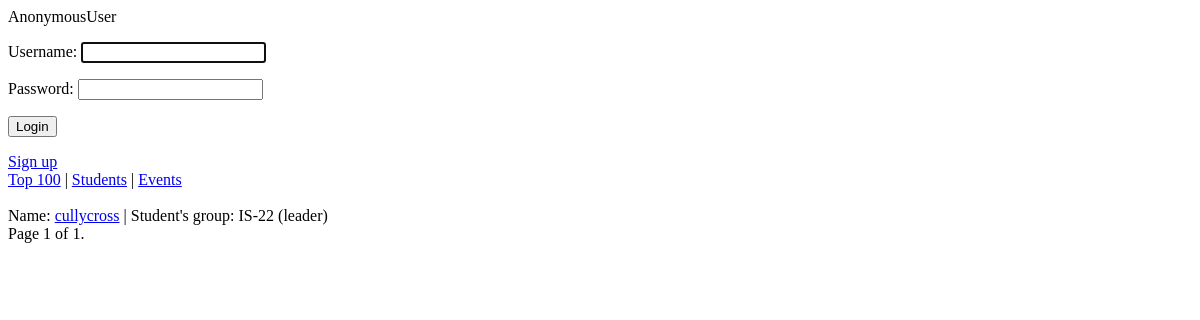
Page /students/?page=3 on the earlier database version.
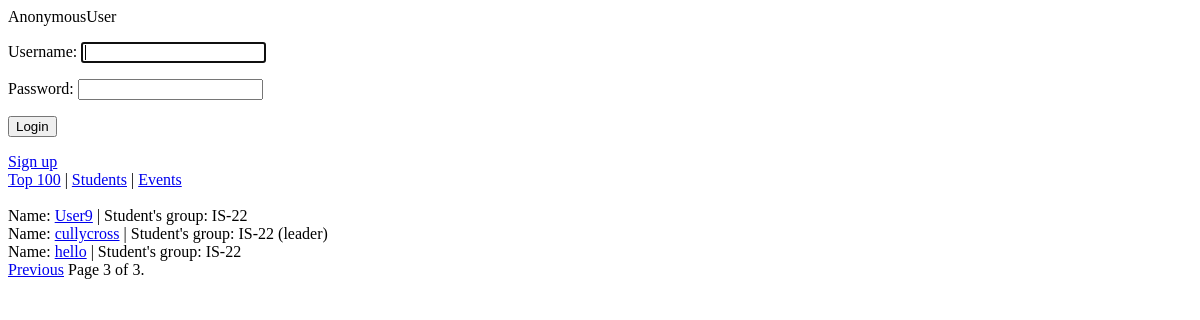
Same page on the later database version.
### ratings/models.py (models this page shows)
class Student(models.Model):
	user = models.OneToOneField(User)
	group = models.ForeignKey('Group', related_name="students")
	is_leader = models.BooleanField(default=False)
	def __str__(self):
		return self.user.get_username()

class Group(models.Model):
	name = models.CharField(max_length=50)
	department = models.ForeignKey(Department, related_name="groups")
	avg_rating = models.DecimalField(max_digits=4, decimal_places=2, default=0, editable=False)
	count_of_votes = models.IntegerField(default=0, editable=False)
	voted_teachers = models.ManyToManyField('Teacher', related_name="rated_groups", editable=False)
	def vote(self, vote, teacher):
		if not self.voted_teachers.filter(teacher=teacher).exists():
			self.avg_rating = ((self.avg_rating * self.count_of_votes) + vote) / (self.count_of_votes + 1)
			self.count_of_votes += 1
			self.voted_teachers.add(teacher)
			self.save()
			return True
		else:
			return False
	def __str__(self):
		return self.name

### ratings/views.py (the view)
# urls.py: url(r'^students/$', views.students_all, name="all_student"),
def students_all(request):
    students_all_list = Student.objects.all().order_by('user__username')
    paginator = Paginator(students_all_list, 25)
    page = request.GET.get('page')
    try:
        students = paginator.page(page)
    except PageNotAnInteger:
        students = paginator.page(1)
    except EmptyPage:
        students = paginator.page(paginator.num_pages)
    return render(request, 'ratings/all_students.html', {'students': students})

### ratings/ctx_log_processor.py (called while the page is built)
def auth_form(request):
    return {'form': AuthForm(), 'request': request}

### ratings/templates/ratings/all_students.html (shortened to what this page needs)
{% extends 'base.html' %}
{%block content%}
	{% for student in students %}
		<div>
	    	Name: <a href="{% url 'ratings.views.student_page' pk=student.pk %}">{{ student.user.username }}</a>
            | Student's group: {{student.group}}
            {% if student.is_leader %}
            (leader)
            {% endif %}
	    </div>
	{%endfor%}
    <div class="pagination">
    <span class="step-links">
        {% if students.has_previous %}
            <a href="?page={{ students.previous_page_number }}">Previous</a>
        {% endif %}
        <span class="current">
            Page {{ students.number }} of {{ students.paginator.num_pages }}.
        </span>
    </span>
</div>
{%endblock content%}

Differences in the rows shown:
added Student: user.username "User9", group "IS-22"
added Student: user.username "hello", group "IS-22"
Other differences:
{{ students.number }}: "1" → "3"
{{ students.paginator.num_pages }}: "1" → "3"
text now shown: "Previous"
